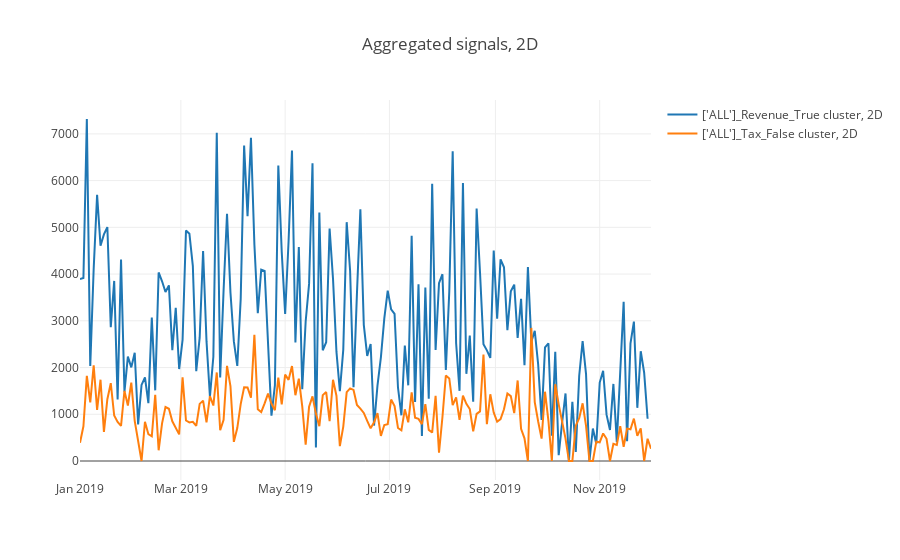

Write notebook code for a chart like this one.
### Markdown cell above
## Tax vs. Revenue based on FA Names

### Code cell
constructSignals(df_all, query=[{"select": ["ALL"], 
                              "_with": {"FA_Name": "Revenue", "from": True}}, 
                                {"select": ["ALL"], "_with": {"FA_Name": "Tax", "from": False}}], on="label", agg_period="2D", vis_type="line")

### Figure 1 — Plotly figure (JSON) as saved in the notebook; plotly's stock layout.template omitted (floating-point values rounded to 4 significant figures; data arrays with more than 128 entries replaced by an {"elided": "..."} marker saying what was removed)
{"data": [{"name": "['ALL']_Revenue_True cluster, 2D", "type": "scatter", "uid": "0cbe019a-c72b-41bb-ac8d-4bdb3ef2ca6e", "x": {"elided": "167 str values"}, "y": {"elided": "167 int values"}}, {"name": "['ALL']_Tax_False cluster, 2D", "type": "scatter", "uid": "977029be-58ad-49b9-b369-6e5e9143ba64", "x": {"elided": "168 str values"}, "y": {"elided": "168 float values"}}], "layout": {"hovermode": "closest", "showlegend": true, "title": {"text": "Aggregated signals, 2D"}}}
